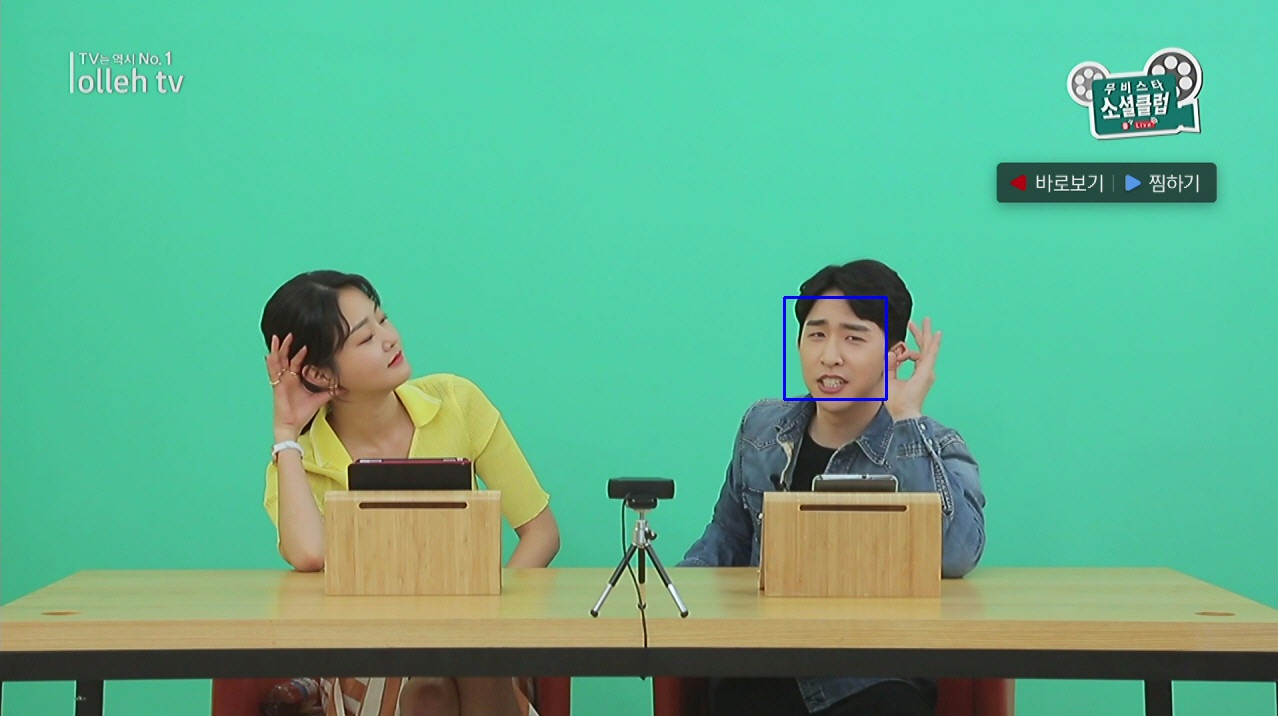
#> input picture DEV_Phthon_Code/work01/img/org.jpg, 1278 x 716 px, found by its file name
$ python main.py
#> lines starting #> are read from the running program, lines starting #| are printed output that depends on the picture
import cv2
import numpy

opencv_haystack = cv2.imread('org.jpg')
#> opencv_haystack is the input picture: shape (716, 1278, 3); mean B, G, R 140.4, 176.9, 95.7
opencv_needle   = cv2.imread('tmp.jpg')
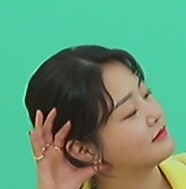
#> input picture DEV_Phthon_Code/work01/img/tmp.jpg, 186 x 189 px, found by its file name
#> opencv_needle is the input picture: shape (189, 186, 3); mean B, G, R 118.3, 149.8, 99.7

ngrey = cv2.cvtColor(opencv_needle, cv2.COLOR_BGR2GRAY)
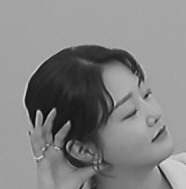
#> ngrey: shape (189, 186); min 10, max 220, mean 131.3
hgrey = cv2.cvtColor(opencv_haystack, cv2.COLOR_BGR2GRAY)
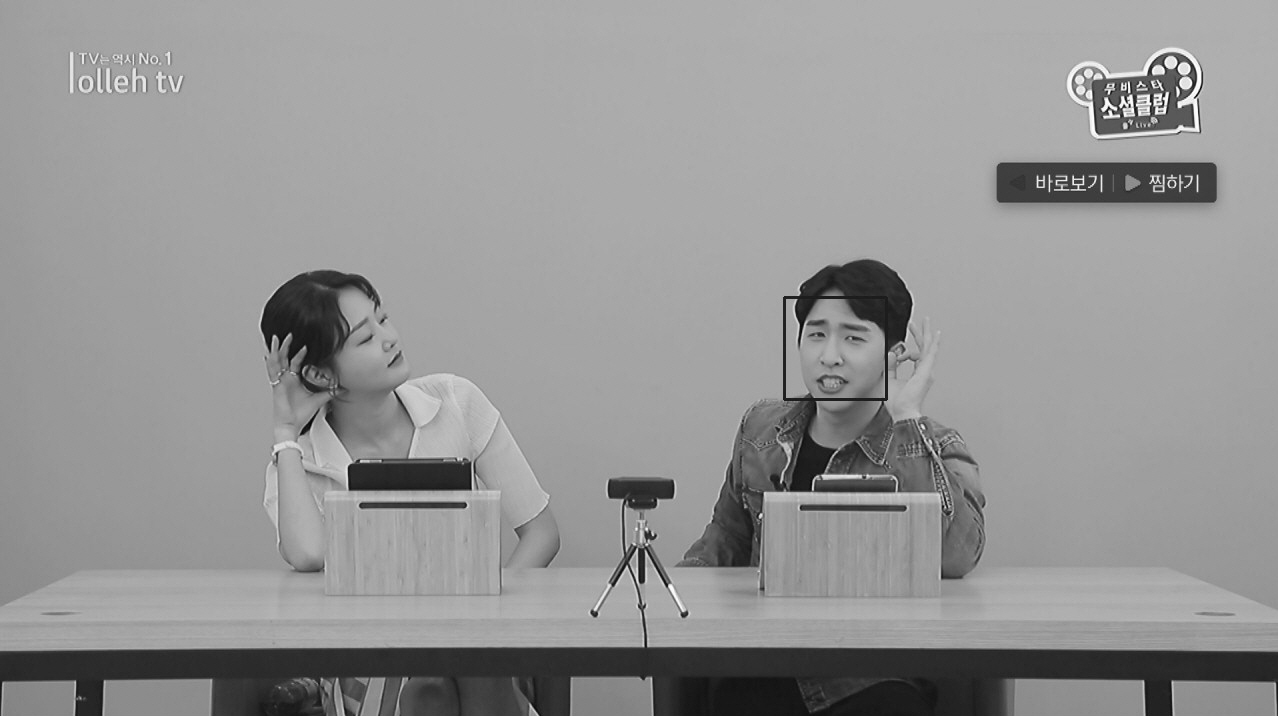
#> hgrey: shape (716, 1278); min 4, max 255, mean 148.4

# build feature detector and descriptor extractor
hessian_threshold = 85
#> (the run stopped early here; a loop or call above may not have finished)
